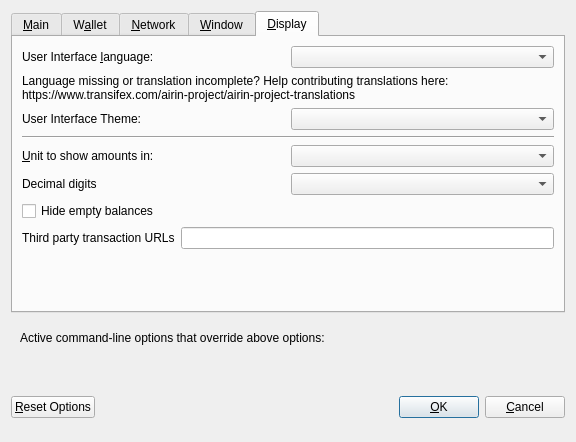
<?xml version="1.0" encoding="UTF-8"?>
<ui version="4.0">
 <class>OptionsDialog</class>
 <widget class="QDialog" name="OptionsDialog">
  <property name="geometry">
   <rect>
    <x>0</x>
    <y>0</y>
    <width>576</width>
    <height>442</height>
   </rect>
  </property>
  <property name="windowTitle">
   <string>Options</string>
  </property>
  <property name="modal">
   <bool>true</bool>
  </property>
  <layout class="QVBoxLayout" name="verticalLayout">
   <item>
    <widget class="QTabWidget" name="tabWidget">
     <property name="currentIndex">
      <number>4</number>
     </property>
     <widget class="QWidget" name="tabMain">
      <attribute name="title">
       <string>&amp;Main</string>
      </attribute>
      <layout class="QVBoxLayout" name="verticalLayout_Main">
       <item>
        <widget class="QCheckBox" name="bitcoinAtStartup">
         <property name="toolTip">
          <string>Automatically start AIRIN after logging in to the system.</string>
         </property>
         <property name="text">
          <string>&amp;Start AIRIN on system login</string>
         </property>
        </widget>
       </item>
       <item>
        <layout class="QHBoxLayout" name="horizontalLayout_2_Main">
         <item>
          <widget class="QLabel" name="databaseCacheLabel">
           <property name="text">
            <string>Size of &amp;database cache</string>
           </property>
           <property name="textFormat">
            <enum>Qt::PlainText</enum>
           </property>
           <property name="buddy">
            <cstring>databaseCache</cstring>
           </property>
          </widget>
         </item>
         <item>
          <widget class="QSpinBox" name="databaseCache"/>
         </item>
         <item>
          <widget class="QLabel" name="databaseCacheUnitLabel">
           <property name="text">
            <string>MB</string>
           </property>
           <property name="textFormat">
            <enum>Qt::PlainText</enum>
           </property>
          </widget>
         </item>
         <item>
          <spacer name="horizontalSpacer_2_Main">
           <property name="orientation">
            <enum>Qt::Horizontal</enum>
           </property>
           <property name="sizeHint" stdset="0">
            <size>
             <width>40</width>
             <height>20</height>
            </size>
           </property>
          </spacer>
         </item>
        </layout>
       </item>
       <item>
        <layout class="QHBoxLayout" name="horizontalLayout_3_Main">
         <item>
          <widget class="QLabel" name="threadsScriptVerifLabel">
           <property name="text">
            <string>Number of script &amp;verification threads</string>
           </property>
           <property name="textFormat">
            <enum>Qt::PlainText</enum>
           </property>
           <property name="buddy">
            <cstring>threadsScriptVerif</cstring>
           </property>
          </widget>
         </item>
         <item>
          <widget class="QSpinBox" name="threadsScriptVerif">
           <property name="toolTip">
            <string>(0 = auto, &lt;0 = leave that many cores free)</string>
           </property>
          </widget>
         </item>
         <item>
          <spacer name="horizontalSpacer_3_Main">
           <property name="orientation">
            <enum>Qt::Horizontal</enum>
           </property>
           <property name="sizeHint" stdset="0">
            <size>
             <width>40</width>
             <height>20</height>
            </size>
           </property>
          </spacer>
         </item>
        </layout>
       </item>
       <item>
        <spacer name="verticalSpacer_2">
         <property name="orientation">
          <enum>Qt::Vertical</enum>
         </property>
         <property name="sizeHint" stdset="0">
          <size>
           <width>20</width>
           <height>40</height>
          </size>
         </property>
        </spacer>
       </item>
       <item>
        <widget class="QCheckBox" name="checkBoxZeromintEnable">
         <property name="enabled">
          <bool>false</bool>
         </property>
         <property name="toolTip">
          <string>Enable automatic minting of AIRIN units to zAIRIN</string>
         </property>
         <property name="layoutDirection">
          <enum>Qt::LeftToRight</enum>
         </property>
         <property name="text">
          <string>Enable zAIRIN Automint</string>
         </property>
        </widget>
       </item>
       <item>
        <layout class="QHBoxLayout" name="horizontalLayout_3">
         <item>
          <widget class="QLabel" name="percentage_label">
           <property name="enabled">
            <bool>false</bool>
           </property>
           <property name="toolTip">
            <string>Percentage of incoming AIRIN which get automatically converted to zAIRIN via Zerocoin Protocol (min: 10%)</string>
           </property>
           <property name="text">
            <string>Percentage of autominted zAIRIN</string>
           </property>
          </widget>
         </item>
         <item>
          <widget class="QSpinBox" name="zeromintPercentage">
           <property name="enabled">
            <bool>false</bool>
           </property>
           <property name="minimum">
            <number>10</number>
           </property>
           <property name="maximum">
            <number>100</number>
           </property>
          </widget>
         </item>
        </layout>
       </item>
       <item>
        <layout class="QHBoxLayout" name="horizontalLayout" stretch="0,0">
         <property name="sizeConstraint">
          <enum>QLayout::SetFixedSize</enum>
         </property>
         <item>
          <widget class="QLabel" name="labelPreferredDenom">
           <property name="enabled">
            <bool>false</bool>
           </property>
           <property name="maximumSize">
            <size>
             <width>16777215</width>
             <height>16777215</height>
            </size>
           </property>
           <property name="toolTip">
            <string>Wait with automatic conversion to Zerocoin until enough AIRIN for this denomination is available</string>
           </property>
           <property name="text">
            <string>Preferred Automint zAIRIN Denomination</string>
           </property>
          </widget>
         </item>
         <item>
          <widget class="QComboBox" name="preferredDenom">
           <property name="enabled">
            <bool>false</bool>
           </property>
           <property name="maximumSize">
            <size>
             <width>16777215</width>
             <height>27</height>
            </size>
           </property>
           <property name="toolTip">
            <string>Wait with automatic conversion to Zerocoin until enough AIRIN for this denomination is available</string>
           </property>
           <property name="maxVisibleItems">
            <number>9</number>
           </property>
           <property name="maxCount">
            <number>9</number>
           </property>
          </widget>
         </item>
        </layout>
       </item>
      </layout>
     </widget>
     <widget class="QWidget" name="tabWallet">
      <attribute name="title">
       <string>W&amp;allet</string>
      </attribute>
      <layout class="QVBoxLayout" name="verticalLayout_Wallet">
       <item>
        <layout class="QHBoxLayout" name="horizontalLayout_2_Wallet">
         <item>
          <widget class="QLabel" name="labelStakeSplitThresholdText">
           <property name="text">
            <string>Stake split threshold:</string>
           </property>
          </widget>
         </item>
         <item>
          <widget class="QSpinBox" name="spinBoxStakeSplitThreshold">
           <property name="minimum">
            <number>1</number>
           </property>
           <property name="maximum">
            <number>999999</number>
           </property>
          </widget>
         </item>
        </layout>
       </item>
       <item>
        <widget class="QGroupBox" name="groupBox">
         <property name="title">
          <string>Expert</string>
         </property>
         <layout class="QVBoxLayout" name="verticalLayout_2">
          <item>
           <widget class="QCheckBox" name="coinControlFeatures">
            <property name="toolTip">
             <string>Whether to show coin control features or not.</string>
            </property>
            <property name="text">
             <string>Enable coin &amp;control features</string>
            </property>
           </widget>
          </item>
          <item>
           <widget class="QCheckBox" name="showMasternodesTab">
            <property name="toolTip">
             <string>Show additional tab listing all your masternodes in first sub-tab&lt;br/&gt;and all masternodes on the network in second sub-tab.</string>
            </property>
            <property name="text">
             <string>Show Masternodes Tab</string>
            </property>
           </widget>
          </item>
          <item>
           <widget class="QCheckBox" name="spendZeroConfChange">
            <property name="toolTip">
             <string>If you disable the spending of unconfirmed change, the change from a transaction&lt;br/&gt;cannot be used until that transaction has at least one confirmation.&lt;br/&gt;This also affects how your balance is computed.</string>
            </property>
            <property name="text">
             <string>&amp;Spend unconfirmed change</string>
            </property>
           </widget>
          </item>
         </layout>
        </widget>
       </item>
       <item>
        <spacer name="verticalSpacer_Wallet">
         <property name="orientation">
          <enum>Qt::Vertical</enum>
         </property>
         <property name="sizeHint" stdset="0">
          <size>
           <width>20</width>
           <height>40</height>
          </size>
         </property>
        </spacer>
       </item>
      </layout>
     </widget>
     <widget class="QWidget" name="tabNetwork">
      <attribute name="title">
       <string>&amp;Network</string>
      </attribute>
      <layout class="QVBoxLayout" name="verticalLayout_Network">
       <item>
        <widget class="QCheckBox" name="mapPortUpnp">
         <property name="toolTip">
          <string>Automatically open the AIRIN client port on the router. This only works when your router supports UPnP and it is enabled.</string>
         </property>
         <property name="text">
          <string>Map port using &amp;UPnP</string>
         </property>
        </widget>
       </item>
       <item>
        <widget class="QCheckBox" name="allowIncoming">
         <property name="toolTip">
          <string>Accept connections from outside</string>
         </property>
         <property name="text">
          <string>Allow incoming connections</string>
         </property>
        </widget>
       </item>
       <item>
        <widget class="QCheckBox" name="connectSocks">
         <property name="toolTip">
          <string>Connect to the AIRIN network through a SOCKS5 proxy.</string>
         </property>
         <property name="text">
          <string>&amp;Connect through SOCKS5 proxy (default proxy):</string>
         </property>
        </widget>
       </item>
       <item>
        <layout class="QHBoxLayout" name="horizontalLayout_1_Network">
         <item>
          <widget class="QLabel" name="proxyIpLabel">
           <property name="text">
            <string>Proxy &amp;IP:</string>
           </property>
           <property name="textFormat">
            <enum>Qt::PlainText</enum>
           </property>
           <property name="buddy">
            <cstring>proxyIp</cstring>
           </property>
          </widget>
         </item>
         <item>
          <widget class="QValidatedLineEdit" name="proxyIp">
           <property name="minimumSize">
            <size>
             <width>140</width>
             <height>0</height>
            </size>
           </property>
           <property name="maximumSize">
            <size>
             <width>140</width>
             <height>16777215</height>
            </size>
           </property>
           <property name="toolTip">
            <string>IP address of the proxy (e.g. IPv4: 127.0.0.1 / IPv6: ::1)</string>
           </property>
          </widget>
         </item>
         <item>
          <widget class="QLabel" name="proxyPortLabel">
           <property name="text">
            <string>&amp;Port:</string>
           </property>
           <property name="textFormat">
            <enum>Qt::PlainText</enum>
           </property>
           <property name="buddy">
            <cstring>proxyPort</cstring>
           </property>
          </widget>
         </item>
         <item>
          <widget class="QLineEdit" name="proxyPort">
           <property name="minimumSize">
            <size>
             <width>55</width>
             <height>0</height>
            </size>
           </property>
           <property name="maximumSize">
            <size>
             <width>55</width>
             <height>16777215</height>
            </size>
           </property>
           <property name="toolTip">
            <string>Port of the proxy (e.g. 9050)</string>
           </property>
          </widget>
         </item>
         <item>
          <spacer name="horizontalSpacer_1_Network">
           <property name="orientation">
            <enum>Qt::Horizontal</enum>
           </property>
           <property name="sizeHint" stdset="0">
            <size>
             <width>40</width>
             <height>20</height>
            </size>
           </property>
          </spacer>
         </item>
        </layout>
       </item>
       <item>
        <spacer name="verticalSpacer_Network">
         <property name="orientation">
          <enum>Qt::Vertical</enum>
         </property>
         <property name="sizeHint" stdset="0">
          <size>
           <width>20</width>
           <height>40</height>
          </size>
         </property>
        </spacer>
       </item>
      </layout>
     </widget>
     <widget class="QWidget" name="tabWindow">
      <attribute name="title">
       <string>&amp;Window</string>
      </attribute>
      <layout class="QVBoxLayout" name="verticalLayout_Window">
       <item>
        <widget class="QCheckBox" name="minimizeToTray">
         <property name="toolTip">
          <string>Show only a tray icon after minimizing the window.</string>
         </property>
         <property name="text">
          <string>&amp;Minimize to the tray instead of the taskbar</string>
         </property>
        </widget>
       </item>
       <item>
        <widget class="QCheckBox" name="minimizeOnClose">
         <property name="toolTip">
          <string>Minimize instead of exit the application when the window is closed. When this option is enabled, the application will be closed only after selecting Quit in the menu.</string>
         </property>
         <property name="text">
          <string>M&amp;inimize on close</string>
         </property>
        </widget>
       </item>
       <item>
        <spacer name="verticalSpacer_Window">
         <property name="orientation">
          <enum>Qt::Vertical</enum>
         </property>
         <property name="sizeHint" stdset="0">
          <size>
           <width>20</width>
           <height>40</height>
          </size>
         </property>
        </spacer>
       </item>
      </layout>
     </widget>
     <widget class="QWidget" name="tabDisplay">
      <attribute name="title">
       <string>&amp;Display</string>
      </attribute>
      <layout class="QVBoxLayout" name="verticalLayout_Display">
       <item>
        <layout class="QHBoxLayout" name="horizontalLayout_1_Display">
         <item>
          <widget class="QLabel" name="langLabel">
           <property name="text">
            <string>User Interface &amp;language:</string>
           </property>
           <property name="textFormat">
            <enum>Qt::PlainText</enum>
           </property>
           <property name="buddy">
            <cstring>lang</cstring>
           </property>
          </widget>
         </item>
         <item>
          <widget class="QValueComboBox" name="lang">
           <property name="toolTip">
            <string>The user interface language can be set here. This setting will take effect after restarting AIRIN.</string>
           </property>
          </widget>
         </item>
        </layout>
       </item>
       <item>
        <widget class="QLabel" name="label_3">
         <property name="toolTip">
          <string notr="true"/>
         </property>
         <property name="statusTip">
          <string notr="true"/>
         </property>
         <property name="whatsThis">
          <string notr="true"/>
         </property>
         <property name="accessibleName">
          <string notr="true"/>
         </property>
         <property name="text">
          <string>Language missing or translation incomplete? Help contributing translations here:
https://www.transifex.com/airin-project/airin-project-translations</string>
         </property>
         <property name="wordWrap">
          <bool>true</bool>
         </property>
         <property name="openExternalLinks">
          <bool>true</bool>
         </property>
         <property name="textInteractionFlags">
          <set>Qt::TextBrowserInteraction</set>
         </property>
        </widget>
       </item>
       <item>
        <layout class="QHBoxLayout" name="horizontalLayout_4_Display" stretch="0,0">
         <item>
          <widget class="QLabel" name="themeLabel">
           <property name="text">
            <string>User Interface Theme:</string>
           </property>
          </widget>
         </item>
         <item>
          <widget class="QValueComboBox" name="theme"/>
         </item>
        </layout>
       </item>
       <item>
        <widget class="Line" name="line">
         <property name="orientation">
          <enum>Qt::Horizontal</enum>
         </property>
        </widget>
       </item>
       <item>
        <layout class="QHBoxLayout" name="horizontalLayout_2_Display">
         <item>
          <widget class="QLabel" name="unitLabel">
           <property name="text">
            <string>&amp;Unit to show amounts in:</string>
           </property>
           <property name="textFormat">
            <enum>Qt::PlainText</enum>
           </property>
           <property name="buddy">
            <cstring>unit</cstring>
           </property>
          </widget>
         </item>
         <item>
          <widget class="QValueComboBox" name="unit">
           <property name="toolTip">
            <string>Choose the default subdivision unit to show in the interface and when sending coins.</string>
           </property>
          </widget>
         </item>
        </layout>
       </item>
       <item>
        <layout class="QHBoxLayout" name="horizontalLayout_5_Display">
         <item>
          <widget class="QLabel" name="digitsLabel">
           <property name="text">
            <string>Decimal digits</string>
           </property>
          </widget>
         </item>
         <item>
          <widget class="QValueComboBox" name="digits"/>
         </item>
        </layout>
       </item>
       <item>
        <widget class="QCheckBox" name="checkBoxHideZeroBalances">
         <property name="toolTip">
          <string>Hide empty balances</string>
         </property>
         <property name="layoutDirection">
          <enum>Qt::LeftToRight</enum>
         </property>
         <property name="text">
          <string>Hide empty balances</string>
         </property>
        </widget>
       </item>
       <item>
        <layout class="QHBoxLayout" name="horizontalLayout_3_Display">
         <item>
          <widget class="QLabel" name="thirdPartyTxUrlsLabel">
           <property name="toolTip">
            <string>Third party URLs (e.g. a block explorer) that appear in the transactions tab as context menu items. %s in the URL is replaced by transaction hash. Multiple URLs are separated by vertical bar |.</string>
           </property>
           <property name="text">
            <string>Third party transaction URLs</string>
           </property>
           <property name="buddy">
            <cstring>thirdPartyTxUrls</cstring>
           </property>
          </widget>
         </item>
         <item>
          <widget class="QLineEdit" name="thirdPartyTxUrls">
           <property name="toolTip">
            <string>Third party URLs (e.g. a block explorer) that appear in the transactions tab as context menu items. %s in the URL is replaced by transaction hash. Multiple URLs are separated by vertical bar |.</string>
           </property>
          </widget>
         </item>
        </layout>
       </item>
       <item>
        <spacer name="verticalSpacer">
         <property name="orientation">
          <enum>Qt::Vertical</enum>
         </property>
         <property name="sizeHint" stdset="0">
          <size>
           <width>20</width>
           <height>40</height>
          </size>
         </property>
        </spacer>
       </item>
      </layout>
     </widget>
    </widget>
   </item>
   <item>
    <widget class="QFrame" name="frame">
     <layout class="QVBoxLayout" name="verticalLayout_Bottom">
      <item>
       <layout class="QHBoxLayout" name="horizontalLayout_Bottom">
        <item>
         <widget class="QLabel" name="overriddenByCommandLineInfoLabel">
          <property name="text">
           <string>Active command-line options that override above options:</string>
          </property>
          <property name="textFormat">
           <enum>Qt::PlainText</enum>
          </property>
         </widget>
        </item>
        <item>
         <spacer name="horizontalSpacer_Bottom">
          <property name="orientation">
           <enum>Qt::Horizontal</enum>
          </property>
          <property name="sizeHint" stdset="0">
           <size>
            <width>40</width>
            <height>20</height>
           </size>
          </property>
         </spacer>
        </item>
       </layout>
      </item>
      <item>
       <widget class="QLabel" name="overriddenByCommandLineLabel">
        <property name="text">
         <string/>
        </property>
        <property name="textFormat">
         <enum>Qt::PlainText</enum>
        </property>
        <property name="wordWrap">
         <bool>true</bool>
        </property>
       </widget>
      </item>
     </layout>
    </widget>
   </item>
   <item>
    <layout class="QHBoxLayout" name="horizontalLayout_Buttons">
     <item>
      <widget class="QPushButton" name="resetButton">
       <property name="toolTip">
        <string>Reset all client options to default.</string>
       </property>
       <property name="text">
        <string>&amp;Reset Options</string>
       </property>
       <property name="autoDefault">
        <bool>false</bool>
       </property>
      </widget>
     </item>
     <item>
      <spacer name="horizontalSpacer_1">
       <property name="orientation">
        <enum>Qt::Horizontal</enum>
       </property>
       <property name="sizeHint" stdset="0">
        <size>
         <width>40</width>
         <height>48</height>
        </size>
       </property>
      </spacer>
     </item>
     <item>
      <widget class="QLabel" name="statusLabel">
       <property name="minimumSize">
        <size>
         <width>200</width>
         <height>0</height>
        </size>
       </property>
       <property name="font">
        <font>
         <weight>75</weight>
         <bold>true</bold>
        </font>
       </property>
       <property name="text">
        <string/>
       </property>
       <property name="textFormat">
        <enum>Qt::PlainText</enum>
       </property>
       <property name="wordWrap">
        <bool>true</bool>
       </property>
      </widget>
     </item>
     <item>
      <spacer name="horizontalSpacer_2">
       <property name="orientation">
        <enum>Qt::Horizontal</enum>
       </property>
       <property name="sizeHint" stdset="0">
        <size>
         <width>40</width>
         <height>48</height>
        </size>
       </property>
      </spacer>
     </item>
     <item>
      <widget class="QPushButton" name="okButton">
       <property name="text">
        <string>&amp;OK</string>
       </property>
       <property name="autoDefault">
        <bool>false</bool>
       </property>
       <property name="default">
        <bool>true</bool>
       </property>
      </widget>
     </item>
     <item>
      <widget class="QPushButton" name="cancelButton">
       <property name="text">
        <string>&amp;Cancel</string>
       </property>
       <property name="autoDefault">
        <bool>false</bool>
       </property>
      </widget>
     </item>
    </layout>
   </item>
  </layout>
 </widget>
 <customwidgets>
  <customwidget>
   <class>QValidatedLineEdit</class>
   <extends>QLineEdit</extends>
   <header>qvalidatedlineedit.h</header>
  </customwidget>
  <customwidget>
   <class>QValueComboBox</class>
   <extends>QComboBox</extends>
   <header>qvaluecombobox.h</header>
  </customwidget>
 </customwidgets>
 <resources/>
 <connections/>
</ui>
